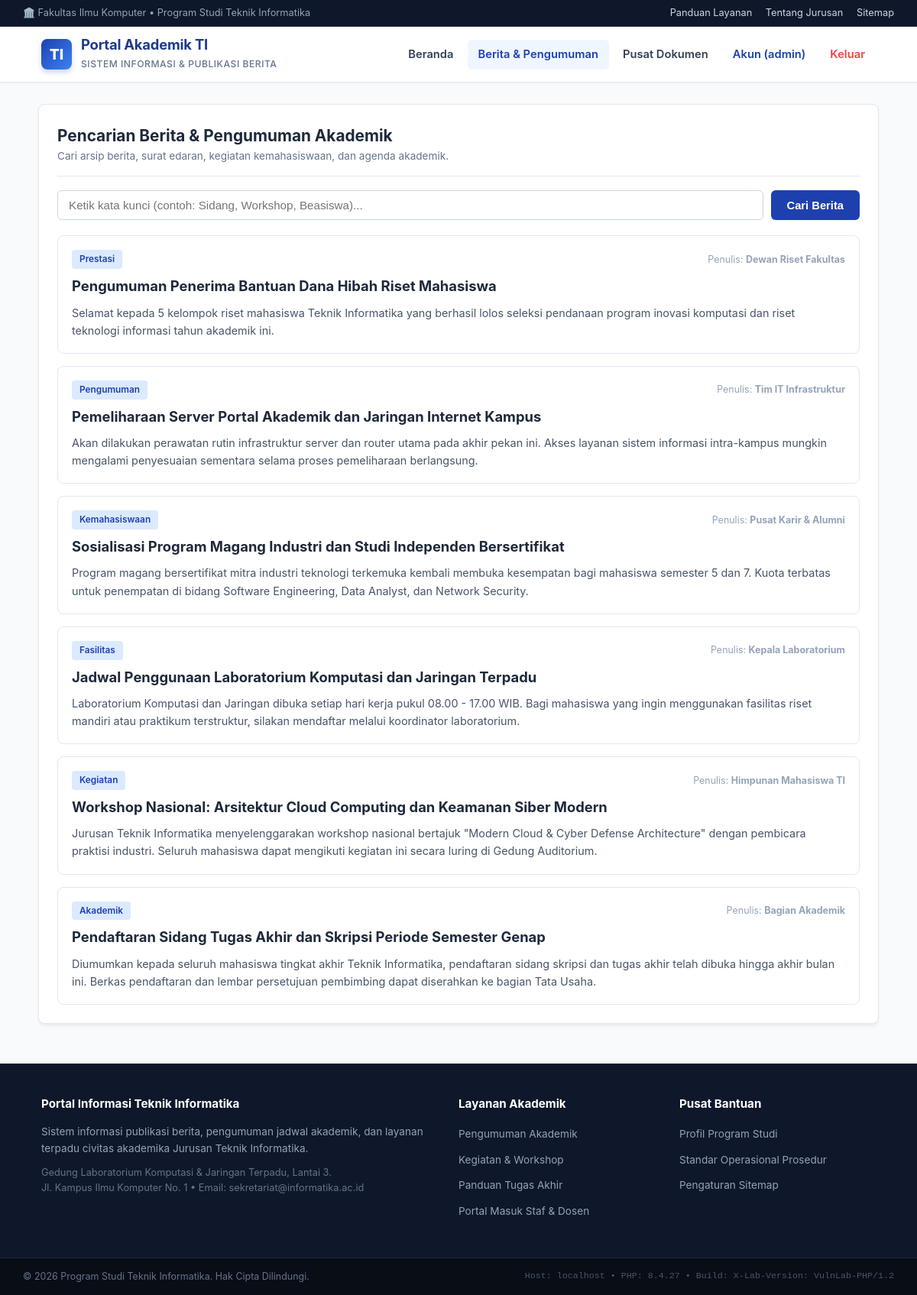
The page /search.php (signed in) on the database its author committed.
### tables this page shows
CREATE TABLE IF NOT EXISTS `posts` (
  `id` int(11) NOT NULL AUTO_INCREMENT,
  `title` varchar(255) NOT NULL,
  `category` varchar(100) NOT NULL,
  `content` text NOT NULL,
  `author` varchar(100) NOT NULL,
  `created_at` datetime NOT NULL DEFAULT CURRENT_TIMESTAMP,
  PRIMARY KEY (`id`)
);

### search.php (the view, shortened to what this page needs)
<?php
require_once __DIR__ . '/header.php';
$query_string = $_GET['q'] ?? '';
$results = [];
$sql_error = '';
if ($query_string !== '') {
    if (!$db_connected) {
        $sql_error = "Database belum terhubung. Konfigurasi file config.php terlebih dahulu.";
    } else {
        $executed_query = "SELECT id, title, category, content, author FROM posts WHERE title LIKE '%$query_string%' OR content LIKE '%$query_string%'";
        $res = @mysqli_query($conn, $executed_query);
        if ($res === false) {
            $sql_error = mysqli_error($conn);
        } else {
            while ($row = mysqli_fetch_assoc($res)) {
                $results[] = $row;
            }
        }
    }
} else {
    if ($db_connected) {
        $res = @mysqli_query($conn, "SELECT id, title, category, content, author FROM posts ORDER BY id DESC");
        if ($res) {
            while ($row = mysqli_fetch_assoc($res)) {
                $results[] = $row;
            }
        }
    }
}
?>
<div class="container">
    <div class="card">
        <div class="card-header">
            <div>
                <h2 class="card-title" style="font-size: 1.3rem;">
                    Pencarian Berita & Pengumuman Akademik
                </h2>
                <p style="color: var(--text-muted); font-size: 0.85rem;">
                    Cari arsip berita, surat edaran, kegiatan kemahasiswaan, dan agenda akademik.
                </p>
            </div>
        </div>
        <form action="search.php" method="GET" style="display: flex; gap: 10px; flex-wrap: wrap; margin-bottom: 20px;">
            <input type="text" name="q" class="form-control" style="flex: 1; min-width: 250px;"
                   placeholder="Ketik kata kunci (contoh: Sidang, Workshop, Beasiswa)..."
                   value="<?php echo htmlspecialchars($query_string, ENT_QUOTES); ?>">
            <button type="submit" class="btn btn-primary">
                Cari Berita
            </button>
        </form>
        <?php if (!empty($results)): ?>
            <div style="display: flex; flex-direction: column; gap: 16px;">
                <?php foreach ($results as $item): ?>
                    <article style="border: 1px solid var(--border); border-radius: 8px; padding: 18px; background: #ffffff;">
                        <div style="display: flex; justify-content: space-between; align-items: center; margin-bottom: 8px; flex-wrap: wrap; gap: 8px;">
                            <span class="badge badge-blue"><?= htmlspecialchars($item['category'] ?? 'Umum'); ?></span>
                            <span style="font-size: 0.78rem; color: #94a3b8;">Penulis: <strong><?= htmlspecialchars($item['author'] ?? 'Admin'); ?></strong></span>
                        </div>
                        <h3 style="font-size: 1.15rem; font-weight: 700; color: #1e293b; margin-bottom: 8px;">
                            <?= htmlspecialchars($item['title'] ?? '-'); ?>
                        </h3>
                        <p style="font-size: 0.9rem; color: #475569; line-height: 1.6;">
                            <?= nl2br(htmlspecialchars($item['content'] ?? '-')); ?>
                        </p>
                    </article>
                <?php endforeach; ?>
            </div>
        <?php elseif (empty($sql_error)): ?>
            <div class="alert alert-info">
                Tidak ada informasi yang sesuai dengan kata kunci pencarian Anda. Silakan coba kata kunci lain.
            </div>
        <?php endif; ?>
    </div>
</div>
<?php require_once __DIR__ . '/footer.php'; ?>

### header.php (style rules this page uses)
:root { --primary: #1e40af; --primary-dark: #1e3a8a; --primary-light: #3b82f6; --accent: #0ea5e9; --bg-page: #f8fafc; --bg-card: #ffffff; --text-main: #0f172a; --text-muted: #64748b; --border: #e2e8f0; --radius: 8px; --shadow: 0 4px 6px -1px rgba(0, 0, 0, 0.05), 0 2px 4px -2px rgba(0, 0, 0, 0.05); --shadow-lg: 0 10px 15px -3px rgba(0, 0, 0, 0.08), 0 4px 6px -4px rgba(0, 0, 0, 0.04); --font-sans: -apple-system, BlinkMacSystemFont, "Segoe UI", Roboto, "Helvetica Neue", Arial, sans-serif; --font-mono: SFMono-Regular, Consolas, "Liberation Mono", Menlo, monospace; }
* { box-sizing: border-box; margin: 0; padding: 0; }
body { background-color: var(--bg-page); color: var(--text-main); font-family: var(--font-sans); line-height: 1.6; min-height: 100vh; display: flex; flex-direction: column; }
.container { max-width: 1140px; width: 100%; margin: 28px auto; padding: 0 20px; flex: 1; }
.card { background: var(--bg-card); border: 1px solid var(--border); border-radius: var(--radius); padding: 24px; box-shadow: var(--shadow); margin-bottom: 24px; }
.card-header { display: flex; justify-content: space-between; align-items: center; border-bottom: 1px solid var(--border); padding-bottom: 14px; margin-bottom: 18px; }
.card-title { font-size: 1.25rem; font-weight: 700; color: #1e293b; }
.form-control { width: 100%; padding: 10px 14px; background-color: #ffffff; border: 1px solid #cbd5e1; border-radius: 6px; font-size: 0.95rem; outline: none; transition: border-color 0.2s, box-shadow 0.2s; }
.btn { display: inline-block; padding: 10px 20px; font-size: 0.92rem; font-weight: 600; text-decoration: none; border-radius: 6px; border: 1px solid transparent; cursor: pointer; transition: all 0.2s; text-align: center; }
.btn-primary { background-color: var(--primary); color: #ffffff; }
.badge { display: inline-block; padding: 3px 10px; font-size: 0.74rem; font-weight: 600; border-radius: 4px; }
.badge-blue { background: #dbeafe; color: #1e40af; }

### rows shown on the page
posts: category "Prestasi", author "Dewan Riset Fakultas", title "Pengumuman Penerima Bantuan Dana Hibah Riset Mahasiswa", content "Selamat kepada 5 kelompok riset mahasiswa Teknik Informatika yang berhasil lolos seleksi pendanaan program inovasi komputasi dan riset teknologi informasi tahun akademik ini."
posts: category "Pengumuman", author "Tim IT Infrastruktur", title "Pemeliharaan Server Portal Akademik dan Jaringan Internet Kampus", content "Akan dilakukan perawatan rutin infrastruktur server dan router utama pada akhir pekan ini. Akses layanan sistem informasi intra-kampus mungkin mengalami penyesuaian sementara selama proses pemeliharaan berlangsung."
posts: category "Kemahasiswaan", author "Pusat Karir & Alumni", title "Sosialisasi Program Magang Industri dan Studi Independen Bersertifikat", content "Program magang bersertifikat mitra industri teknologi terkemuka kembali membuka kesempatan bagi mahasiswa semester 5 dan 7. Kuota terbatas untuk penempatan di bidang Software Engineering, Data Analyst, dan Network Security."
posts: category "Fasilitas", author "Kepala Laboratorium", title "Jadwal Penggunaan Laboratorium Komputasi dan Jaringan Terpadu", content "Laboratorium Komputasi dan Jaringan dibuka setiap hari kerja pukul 08.00 - 17.00 WIB. Bagi mahasiswa yang ingin menggunakan fasilitas riset mandiri atau praktikum terstruktur, silakan mendaftar melalui koordinator laboratorium."
posts: category "Kegiatan", author "Himpunan Mahasiswa TI", title "Workshop Nasional: Arsitektur Cloud Computing dan Keamanan Siber Modern", content "Jurusan Teknik Informatika menyelenggarakan workshop nasional bertajuk \"Modern Cloud & Cyber Defense Architecture\" dengan pembicara praktisi industri. Seluruh mahasiswa dapat mengikuti kegiatan ini secara luring di Gedung Auditorium."
posts: category "Akademik", author "Bagian Akademik", title "Pendaftaran Sidang Tugas Akhir dan Skripsi Periode Semester Genap", content "Diumumkan kepada seluruh mahasiswa tingkat akhir Teknik Informatika, pendaftaran sidang skripsi dan tugas akhir telah dibuka hingga akhir bulan ini. Berkas pendaftaran dan lembar persetujuan pembimbing dapat diserahkan ke bagian Tata Usaha."

### other values the page prints
$logged_user['username'] "admin"
$_SERVER['HTTP_HOST'] "localhost"
phpversion() "8.4.27"
